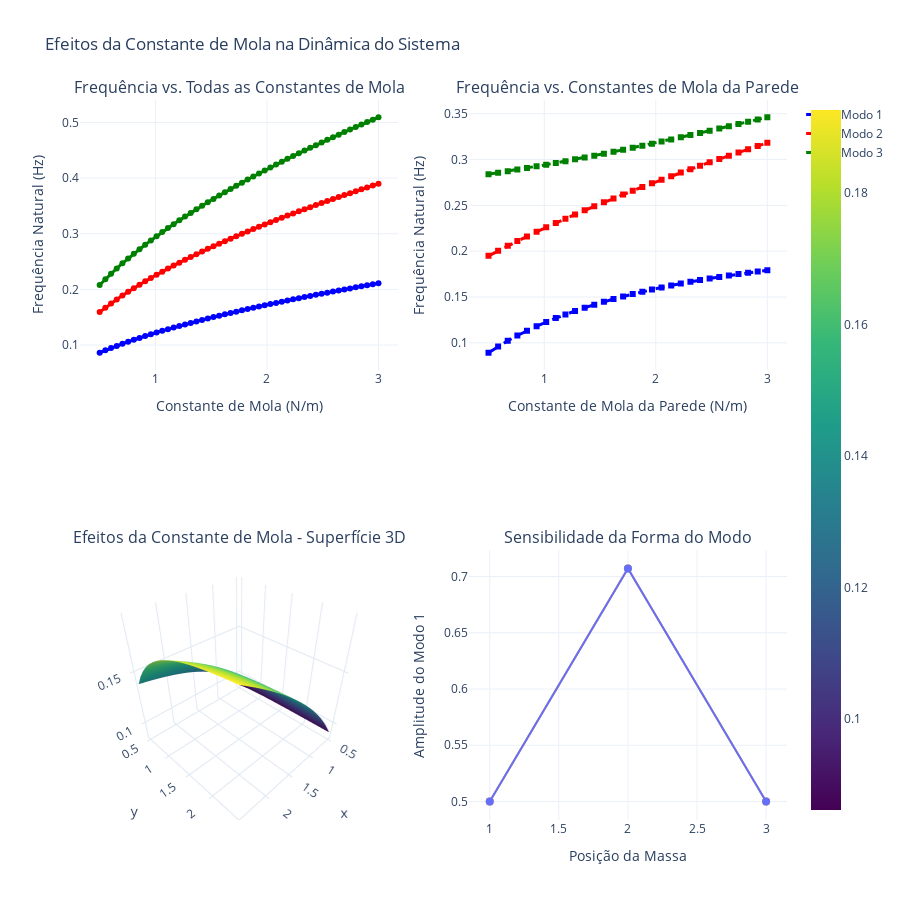

The code cell stored with this chart in its notebook:
### Markdown cell above
## Análise da Variação da Constante de Mola

### Code cell
def spring_variation_analysis_interactive():

    print("=== ANÁLISE DA VARIAÇÃO DA CONSTANTE DE MOLA ===")
    
    # Massas fixas, molas variáveis
    masses = [1, 1, 1]  # Três massas iguais
    
    print("\n1. Variando todas as constantes de mola igualmente")
    k_values = np.linspace(0.5, 3, 50)
    freq_results = {f'Modo {i+1}': [] for i in range(3)}
    
    for k in k_values:
        system = MassSpringSystem(masses, [k, k, k, k])
        frequencies, _ = system.solve_eigenvalue_problem()
        for i in range(3):
            freq_results[f'Modo {i+1}'].append(frequencies[i])
    
    # Cria a análise interativa de molas
    fig = make_subplots(
        rows=2, cols=2,
        subplot_titles=[
            'Frequência vs. Todas as Constantes de Mola',
            'Frequência vs. Constantes de Mola da Parede',
            'Efeitos da Constante de Mola - Superfície 3D',
            'Sensibilidade da Forma do Modo'
        ],
        specs=[[{"type": "scatter"}, {"type": "scatter"}],
               [{"type": "surface"}, {"type": "scatter"}]]
    )
    
    colors = ['blue', 'red', 'green']
    
    # Gráfico 1: Todas as molas variando
    for i, (mode, freqs) in enumerate(freq_results.items()):
        fig.add_trace(
            go.Scatter(
                x=k_values,
                y=freqs,
                mode='lines+markers',
                name=mode,
                line=dict(color=colors[i], width=3),
                marker=dict(size=6),
                hovertemplate=f'<b>{mode}</b><br>' +
                            'Mola k: %{x:.2f} N/m<br>' +
                            'Frequência: %{y:.3f} Hz<extra></extra>'
            ),
            row=1, col=1
        )
    
    print("\n2. Variando molas da parede vs. molas internas")
    
    # Molas internas fixas, molas da parede variáveis
    k_wall_values = np.linspace(0.5, 3, 30)
    k_internal = 1.0
    
    wall_freq_results = {f'Modo {i+1}': [] for i in range(3)}
    
    for k_wall in k_wall_values:
        system = MassSpringSystem(masses, [k_wall, k_internal, k_internal, k_wall])
        frequencies, _ = system.solve_eigenvalue_problem()
        for i in range(3):
            wall_freq_results[f'Modo {i+1}'].append(frequencies[i])
    
    # Gráfico 2: Molas da parede variando
    for i, (mode, freqs) in enumerate(wall_freq_results.items()):
        fig.add_trace(
            go.Scatter(
                x=k_wall_values,
                y=freqs,
                mode='lines+markers',
                name=f'{mode} (parede)',
                line=dict(color=colors[i], width=3, dash='dash'),
                marker=dict(size=6, symbol='square'),
                showlegend=False,
                hovertemplate=f'<b>{mode}</b><br>' +
                            'k da Parede: %{x:.2f} N/m<br>' +
                            'Frequência: %{y:.3f} Hz<extra></extra>'
            ),
            row=1, col=2
        )
    
    # Gráfico 3: Superfície 3D mostrando efeitos combinados
    k_wall_3d = np.linspace(0.5, 2.5, 20)
    k_internal_3d = np.linspace(0.5, 2.5, 20)
    K_wall, K_internal = np.meshgrid(k_wall_3d, k_internal_3d)
    
    Z_freq1 = np.zeros_like(K_wall)
    
    for i in range(len(k_wall_3d)):
        for j in range(len(k_internal_3d)):
            system = MassSpringSystem(masses, [K_wall[j,i], K_internal[j,i], K_internal[j,i], K_wall[j,i]])
            frequencies, _ = system.solve_eigenvalue_problem()
            Z_freq1[j,i] = frequencies[0] 

    fig.add_trace(
        go.Surface(
            x=K_wall,
            y=K_internal,
            z=Z_freq1,
            colorscale='Viridis',
            name='Frequência do Modo 1',
            hovertemplate='k da Parede: %{x:.2f}<br>' +
                        'k Interno: %{y:.2f}<br>' +
                        'Frequência: %{z:.3f} Hz<extra></extra>'
        ),
        row=2, col=1
    )
    
    # Gráfico 4: Sensibilidade da forma do modo às mudanças na mola
    k_test_values = [0.5, 1.0, 1.5, 2.0]
    positions = [1, 2, 3]
    
    for i, k_test in enumerate(k_test_values):
        system = MassSpringSystem(masses, [k_test, k_test, k_test, k_test])
        frequencies, mode_shapes = system.solve_eigenvalue_problem()
        
        fig.add_trace(
            go.Scatter(
                x=positions,
                y=mode_shapes[:, 0],
                mode='lines+markers',
                name=f'k = {k_test}',
                line=dict(width=2),
                marker=dict(size=8),
                showlegend=False,
                hovertemplate=f'<b>k = {k_test} N/m</b><br>' +
                            'Massa %{x}<br>' +
                            'Amplitude: %{y:.3f}<br>' +
                            f'Frequência: {frequencies[0]:.3f} Hz<extra></extra>'
            ),
            row=2, col=2
        )
    
    fig.update_xaxes(title_text="Constante de Mola (N/m)", row=1, col=1)
    fig.update_yaxes(title_text="Frequência Natural (Hz)", row=1, col=1)
    fig.update_xaxes(title_text="Constante de Mola da Parede (N/m)", row=1, col=2)
    fig.update_yaxes(title_text="Frequência Natural (Hz)", row=1, col=2)
    fig.update_xaxes(title_text="Posição da Massa", row=2, col=2)
    fig.update_yaxes(title_text="Amplitude do Modo 1", row=2, col=2)
    
    fig.update_layout(
        title="Efeitos da Constante de Mola na Dinâmica do Sistema",
        height=900,
        showlegend=True
    )
    
    fig.show()

spring_variation_analysis_interactive()

### Figure 1 — Plotly figure (JSON) as saved in the notebook; plotly's stock layout.template omitted (floating-point values rounded to 4 significant figures; data arrays with more than 128 entries replaced by an {"elided": "..."} marker saying what was removed)
{"data": [{"hovertemplate": "<b>Modo 1</b><br>Mola k: %{x:.2f} N/m<br>Frequência: %{y:.3f} Hz<extra></extra>", "line": {"color": "blue", "width": 3}, "marker": {"size": 6}, "mode": "lines+markers", "name": "Modo 1", "type": "scatter", "x": [0.5, 0.551, 0.602, 0.6531, 0.7041, 0.7551, 0.8061, 0.8571, 0.9082, 0.9592, 1.01, 1.061, 1.112, 1.163, 1.214, 1.265, 1.316, 1.367, 1.418, 1.469, 1.52, 1.571, 1.622, 1.673, 1.724, 1.776, 1.827, 1.878, 1.929, 1.98, 2.031, 2.082, 2.133, 2.184, 2.235, 2.286, 2.337, 2.388, 2.439, 2.49, 2.541, 2.592, 2.643, 2.694, 2.745, 2.796, 2.847, 2.898, 2.949, 3], "xaxis": "x", "y": [0.08613, 0.09042, 0.09452, 0.09844, 0.1022, 0.1059, 0.1094, 0.1128, 0.1161, 0.1193, 0.1224, 0.1255, 0.1285, 0.1314, 0.1342, 0.137, 0.1398, 0.1424, 0.1451, 0.1477, 0.1502, 0.1527, 0.1552, 0.1576, 0.16, 0.1623, 0.1646, 0.1669, 0.1692, 0.1714, 0.1736, 0.1757, 0.1779, 0.18, 0.1821, 0.1842, 0.1862, 0.1882, 0.1902, 0.1922, 0.1942, 0.1961, 0.198, 0.1999, 0.2018, 0.2037, 0.2055, 0.2074, 0.2092, 0.211], "yaxis": "y"}, {"hovertemplate": "<b>Modo 2</b><br>Mola k: %{x:.2f} N/m<br>Frequência: %{y:.3f} Hz<extra></extra>", "line": {"color": "red", "width": 3}, "marker": {"size": 6}, "mode": "lines+markers", "name": "Modo 2", "type": "scatter", "x": [0.5, 0.551, 0.602, 0.6531, 0.7041, 0.7551, 0.8061, 0.8571, 0.9082, 0.9592, 1.01, 1.061, 1.112, 1.163, 1.214, 1.265, 1.316, 1.367, 1.418, 1.469, 1.52, 1.571, 1.622, 1.673, 1.724, 1.776, 1.827, 1.878, 1.929, 1.98, 2.031, 2.082, 2.133, 2.184, 2.235, 2.286, 2.337, 2.388, 2.439, 2.49, 2.541, 2.592, 2.643, 2.694, 2.745, 2.796, 2.847, 2.898, 2.949, 3], "xaxis": "x", "y": [0.1592, 0.1671, 0.1746, 0.1819, 0.1889, 0.1956, 0.2021, 0.2084, 0.2145, 0.2204, 0.2262, 0.2319, 0.2374, 0.2428, 0.248, 0.2532, 0.2582, 0.2632, 0.2681, 0.2728, 0.2775, 0.2822, 0.2867, 0.2912, 0.2956, 0.2999, 0.3042, 0.3084, 0.3126, 0.3167, 0.3207, 0.3247, 0.3287, 0.3326, 0.3365, 0.3403, 0.3441, 0.3478, 0.3515, 0.3552, 0.3588, 0.3624, 0.3659, 0.3694, 0.3729, 0.3764, 0.3798, 0.3832, 0.3865, 0.3898], "yaxis": "y"}, {"hovertemplate": "<b>Modo 3</b><br>Mola k: %{x:.2f} N/m<br>Frequência: %{y:.3f} Hz<extra></extra>", "line": {"color": "green", "width": 3}, "marker": {"size": 6}, "mode": "lines+markers", "name": "Modo 3", "type": "scatter", "x": [0.5, 0.551, 0.602, 0.6531, 0.7041, 0.7551, 0.8061, 0.8571, 0.9082, 0.9592, 1.01, 1.061, 1.112, 1.163, 1.214, 1.265, 1.316, 1.367, 1.418, 1.469, 1.52, 1.571, 1.622, 1.673, 1.724, 1.776, 1.827, 1.878, 1.929, 1.98, 2.031, 2.082, 2.133, 2.184, 2.235, 2.286, 2.337, 2.388, 2.439, 2.49, 2.541, 2.592, 2.643, 2.694, 2.745, 2.796, 2.847, 2.898, 2.949, 3], "xaxis": "x", "y": [0.2079, 0.2183, 0.2282, 0.2377, 0.2468, 0.2555, 0.264, 0.2723, 0.2803, 0.288, 0.2956, 0.3029, 0.3101, 0.3172, 0.3241, 0.3308, 0.3374, 0.3439, 0.3502, 0.3565, 0.3626, 0.3686, 0.3746, 0.3804, 0.3862, 0.3919, 0.3974, 0.403, 0.4084, 0.4138, 0.4191, 0.4243, 0.4295, 0.4346, 0.4396, 0.4446, 0.4495, 0.4544, 0.4593, 0.464, 0.4688, 0.4734, 0.4781, 0.4827, 0.4872, 0.4917, 0.4962, 0.5006, 0.505, 0.5094], "yaxis": "y"}, {"hovertemplate": "<b>Modo 1</b><br>k da Parede: %{x:.2f} N/m<br>Frequência: %{y:.3f} Hz<extra></extra>", "line": {"color": "blue", "dash": "dash", "width": 3}, "marker": {"size": 6, "symbol": "square"}, "mode": "lines+markers", "name": "Modo 1 (parede)", "showlegend": false, "type": "scatter", "x": [0.5, 0.5862, 0.6724, 0.7586, 0.8448, 0.931, 1.017, 1.103, 1.19, 1.276, 1.362, 1.448, 1.534, 1.621, 1.707, 1.793, 1.879, 1.966, 2.052, 2.138, 2.224, 2.31, 2.397, 2.483, 2.569, 2.655, 2.741, 2.828, 2.914, 3], "xaxis": "x2", "y": [0.08916, 0.096, 0.1022, 0.1079, 0.1132, 0.1181, 0.1227, 0.127, 0.131, 0.1348, 0.1383, 0.1417, 0.1448, 0.1478, 0.1506, 0.1533, 0.1558, 0.1582, 0.1605, 0.1627, 0.1647, 0.1667, 0.1685, 0.1703, 0.172, 0.1735, 0.1751, 0.1765, 0.1779, 0.1792], "yaxis": "y2"}, {"hovertemplate": "<b>Modo 2</b><br>k da Parede: %{x:.2f} N/m<br>Frequência: %{y:.3f} Hz<extra></extra>", "line": {"color": "red", "dash": "dash", "width": 3}, "marker": {"size": 6, "symbol": "square"}, "mode": "lines+markers", "name": "Modo 2 (parede)", "showlegend": false, "type": "scatter", "x": [0.5, 0.5862, 0.6724, 0.7586, 0.8448, 0.931, 1.017, 1.103, 1.19, 1.276, 1.362, 1.448, 1.534, 1.621, 1.707, 1.793, 1.879, 1.966, 2.052, 2.138, 2.224, 2.31, 2.397, 2.483, 2.569, 2.655, 2.741, 2.828, 2.914, 3], "xaxis": "x2", "y": [0.1949, 0.2004, 0.2058, 0.2111, 0.2162, 0.2212, 0.226, 0.2308, 0.2355, 0.2401, 0.2446, 0.249, 0.2534, 0.2576, 0.2619, 0.266, 0.2701, 0.2741, 0.278, 0.2819, 0.2858, 0.2896, 0.2933, 0.297, 0.3007, 0.3043, 0.3078, 0.3114, 0.3149, 0.3183], "yaxis": "y2"}, {"hovertemplate": "<b>Modo 3</b><br>k da Parede: %{x:.2f} N/m<br>Frequência: %{y:.3f} Hz<extra></extra>", "line": {"color": "green", "dash": "dash", "width": 3}, "marker": {"size": 6, "symbol": "square"}, "mode": "lines+markers", "name": "Modo 3 (parede)", "showlegend": false, "type": "scatter", "x": [0.5, 0.5862, 0.6724, 0.7586, 0.8448, 0.931, 1.017, 1.103, 1.19, 1.276, 1.362, 1.448, 1.534, 1.621, 1.707, 1.793, 1.879, 1.966, 2.052, 2.138, 2.224, 2.31, 2.397, 2.483, 2.569, 2.655, 2.741, 2.828, 2.914, 3], "xaxis": "x2", "y": [0.2841, 0.2857, 0.2874, 0.2891, 0.2908, 0.2926, 0.2945, 0.2963, 0.2983, 0.3002, 0.3023, 0.3043, 0.3064, 0.3085, 0.3107, 0.3129, 0.3151, 0.3174, 0.3197, 0.322, 0.3243, 0.3267, 0.3291, 0.3315, 0.3339, 0.3363, 0.3388, 0.3413, 0.3437, 0.3462], "yaxis": "y2"}, {"colorscale": [[0, "#440154"], [0.1111, "#482878"], [0.2222, "#3e4989"], [0.3333, "#31688e"], [0.4444, "#26828e"], [0.5556, "#1f9e89"], [0.6667, "#35b779"], [0.7778, "#6ece58"], [0.8889, "#b5de2b"], [1, "#fde725"]], "hovertemplate": "k da Parede: %{x:.2f}<br>k Interno: %{y:.2f}<br>Frequência: %{z:.3f} Hz<extra></extra>", "name": "Frequência do Modo 1", "scene": "scene", "type": "surface", "x": {"elided": "20x20 float values"}, "y": {"elided": "20x20 float values"}, "z": {"elided": "20x20 float values"}}, {"hovertemplate": "<b>k = 0.5 N/m</b><br>Massa %{x}<br>Amplitude: %{y:.3f}<br>Frequência: 0.086 Hz<extra></extra>", "line": {"width": 2}, "marker": {"size": 8}, "mode": "lines+markers", "name": "k = 0.5", "showlegend": false, "type": "scatter", "x": [1, 2, 3], "xaxis": "x3", "y": [0.5, 0.7071, 0.5], "yaxis": "y3"}, {"hovertemplate": "<b>k = 1.0 N/m</b><br>Massa %{x}<br>Amplitude: %{y:.3f}<br>Frequência: 0.122 Hz<extra></extra>", "line": {"width": 2}, "marker": {"size": 8}, "mode": "lines+markers", "name": "k = 1.0", "showlegend": false, "type": "scatter", "x": [1, 2, 3], "xaxis": "x3", "y": [0.5, 0.7071, 0.5], "yaxis": "y3"}, {"hovertemplate": "<b>k = 1.5 N/m</b><br>Massa %{x}<br>Amplitude: %{y:.3f}<br>Frequência: 0.149 Hz<extra></extra>", "line": {"width": 2}, "marker": {"size": 8}, "mode": "lines+markers", "name": "k = 1.5", "showlegend": false, "type": "scatter", "x": [1, 2, 3], "xaxis": "x3", "y": [0.5, 0.7071, 0.5], "yaxis": "y3"}, {"hovertemplate": "<b>k = 2.0 N/m</b><br>Massa %{x}<br>Amplitude: %{y:.3f}<br>Frequência: 0.172 Hz<extra></extra>", "line": {"width": 2}, "marker": {"size": 8}, "mode": "lines+markers", "name": "k = 2.0", "showlegend": false, "type": "scatter", "x": [1, 2, 3], "xaxis": "x3", "y": [0.5, 0.7071, 0.5], "yaxis": "y3"}], "layout": {"annotations": [{"font": {"size": 16}, "showarrow": false, "text": "Frequência vs. Todas as Constantes de Mola", "x": 0.225, "xanchor": "center", "xref": "paper", "y": 1, "yanchor": "bottom", "yref": "paper"}, {"font": {"size": 16}, "showarrow": false, "text": "Frequência vs. Constantes de Mola da Parede", "x": 0.775, "xanchor": "center", "xref": "paper", "y": 1, "yanchor": "bottom", "yref": "paper"}, {"font": {"size": 16}, "showarrow": false, "text": "Efeitos da Constante de Mola - Superfície 3D", "x": 0.225, "xanchor": "center", "xref": "paper", "y": 0.375, "yanchor": "bottom", "yref": "paper"}, {"font": {"size": 16}, "showarrow": false, "text": "Sensibilidade da Forma do Modo", "x": 0.775, "xanchor": "center", "xref": "paper", "y": 0.375, "yanchor": "bottom", "yref": "paper"}], "height": 900, "scene": {"domain": {"x": [0, 0.45], "y": [0, 0.375]}}, "showlegend": true, "title": {"text": "Efeitos da Constante de Mola na Dinâmica do Sistema"}, "xaxis": {"anchor": "y", "domain": [0, 0.45], "title": {"text": "Constante de Mola (N/m)"}}, "xaxis2": {"anchor": "y2", "domain": [0.55, 1], "title": {"text": "Constante de Mola da Parede (N/m)"}}, "xaxis3": {"anchor": "y3", "domain": [0.55, 1], "title": {"text": "Posição da Massa"}}, "yaxis": {"anchor": "x", "domain": [0.625, 1], "title": {"text": "Frequência Natural (Hz)"}}, "yaxis2": {"anchor": "x2", "domain": [0.625, 1], "title": {"text": "Frequência Natural (Hz)"}}, "yaxis3": {"anchor": "x3", "domain": [0, 0.375], "title": {"text": "Amplitude do Modo 1"}}}}
